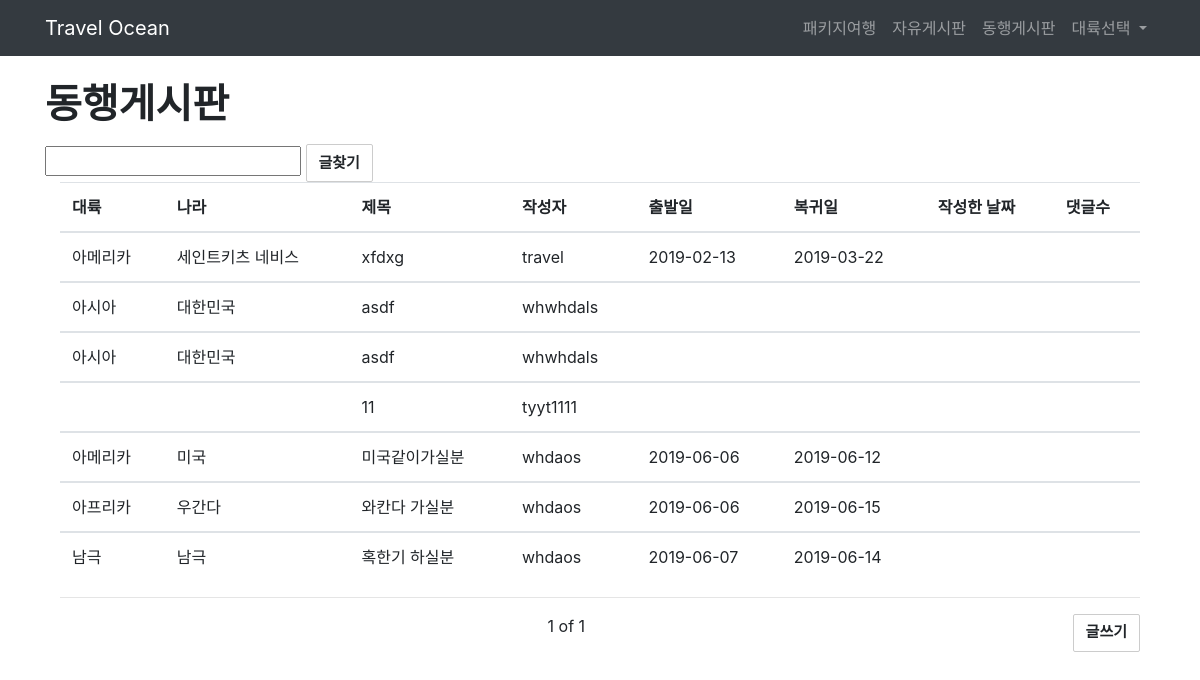
Before: /company/companytest/ with the older database file.
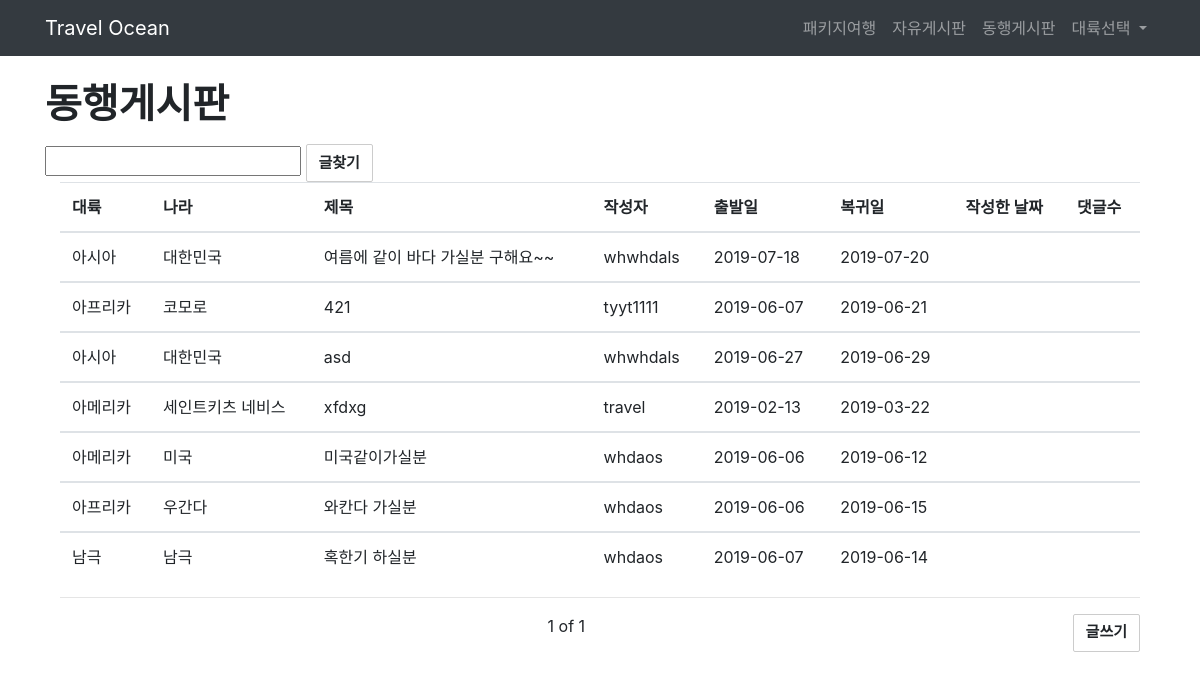
After: the same page with the newer database file.
### company/models.py (models this page shows, shortened)
class Continent_blog(models.Model):
    title = models.CharField(max_length=30)
    content = models.TextField()
    author = models.ForeignKey(User, on_delete=models.CASCADE)
    continent = models.CharField(max_length=30, null=False)
    country = models.CharField(max_length=30, null=False)
    hashtag = models.CharField(max_length=10, null=False)
    start_at = models.CharField(max_length=40, null=False)
    comeback_at = models.CharField(max_length=40, null=False)
    created_at = models.DateTimeField(auto_now_add=True)
    updated_at = models.DateTimeField(auto_now=True)
    class Meta:
        ordering=['-id']

### index/models.py (models this page shows)
class User(AbstractUser):
    name = models.CharField(max_length=10)
    phone = models.CharField(max_length=15)
    birth = models.CharField(max_length=10)

### company/views.py (the view)
# urls.py: path('companytest/', views.companygogo, name="companytest"),
def companygogo(request):
    blogs = Continent_blog.objects.all()
    list = request.GET.get("list")
    CL = request.GET.get("countrylist")
    if list:
        blogs = blogs.filter(title__contains=list)
    if CL:
        blogs = blogs.filter(country__contains=CL)
    paginator = Paginator(blogs, 10)
    page = request.GET.get('page')
    posts = paginator.get_page(page)
    return render(request, "companytest.html", {'blogs':blogs, 'posts':posts})

### company/company/templates/companytest.html (shortened to what this page needs)
{% extends 'base.html' %}
{% load staticfiles %}
    {% block content %}
             <div class="container">
    <h1 class="mt-4 mb-3"><b>동행게시판</b></h1>
          <form action="">
                <input type="text" name="list" >
                <input type="submit" value="글찾기" class = "btn btn-default">
          </form>
      <div class="container">
      <table class ="table table-hover">
        <thead>
          <tr>
            <th>대륙</th>
            <th>나라</th>
              <th>제목</th>
            <th>작성자</th>
            <th>출발일</th>
            <th>복귀일</th>
            <th>작성한 날짜</th>
            <th>댓글수</th>
          </tr>
        </thead>
        <tbody>
        <tr>
            {% for continent_list in posts %}
          <td>{{ continent_list.continent }}</td>
          <td>{{ continent_list.country }}</td>
          <td>{{ continent_list.title }}</td>
          <td>{{ continent_list.author }}</td>
          <td>{{ continent_list.start_at }}</td>
          <td>{{ continent_list.comeback_at }}</td>
          <td>{{ continent_list.create_at }}</td>
        </tr>
        </tbody>
                      {% endfor %}
      </table>
      <hr/>
      <a class = "btn btn-default pull-right" href="{% url 'continentcreatego' %}">글쓰기</a>
      <div class = "text-center">
            <span>{{posts.number}}</span>
            <span>of</span>
            <span>{{posts.paginator.num_pages}}</span>
      </div>
    </div>
    </div>
    {% endblock %}

Changed rows visible on the page:
removed Continent_blog: continent "아시아", country "대한민국", title "asdf", author "whwhdals"
removed Continent_blog: continent "아시아", country "대한민국", title "asdf", author "whwhdals"
removed Continent_blog: title "11", author "tyyt1111"
added Continent_blog: continent "아시아", country "대한민국", title "여름에 같이 바다 가실분 구해요~~", author "whwhdals", start_at "2019-07-18", comeback_at "2019-07-20"
added Continent_blog: continent "아프리카", country "코모로", title "421", author "tyyt1111", start_at "2019-06-07", comeback_at "2019-06-21"
added Continent_blog: continent "아시아", country "대한민국", title "asd", author "whwhdals", start_at "2019-06-27", comeback_at "2019-06-29"
